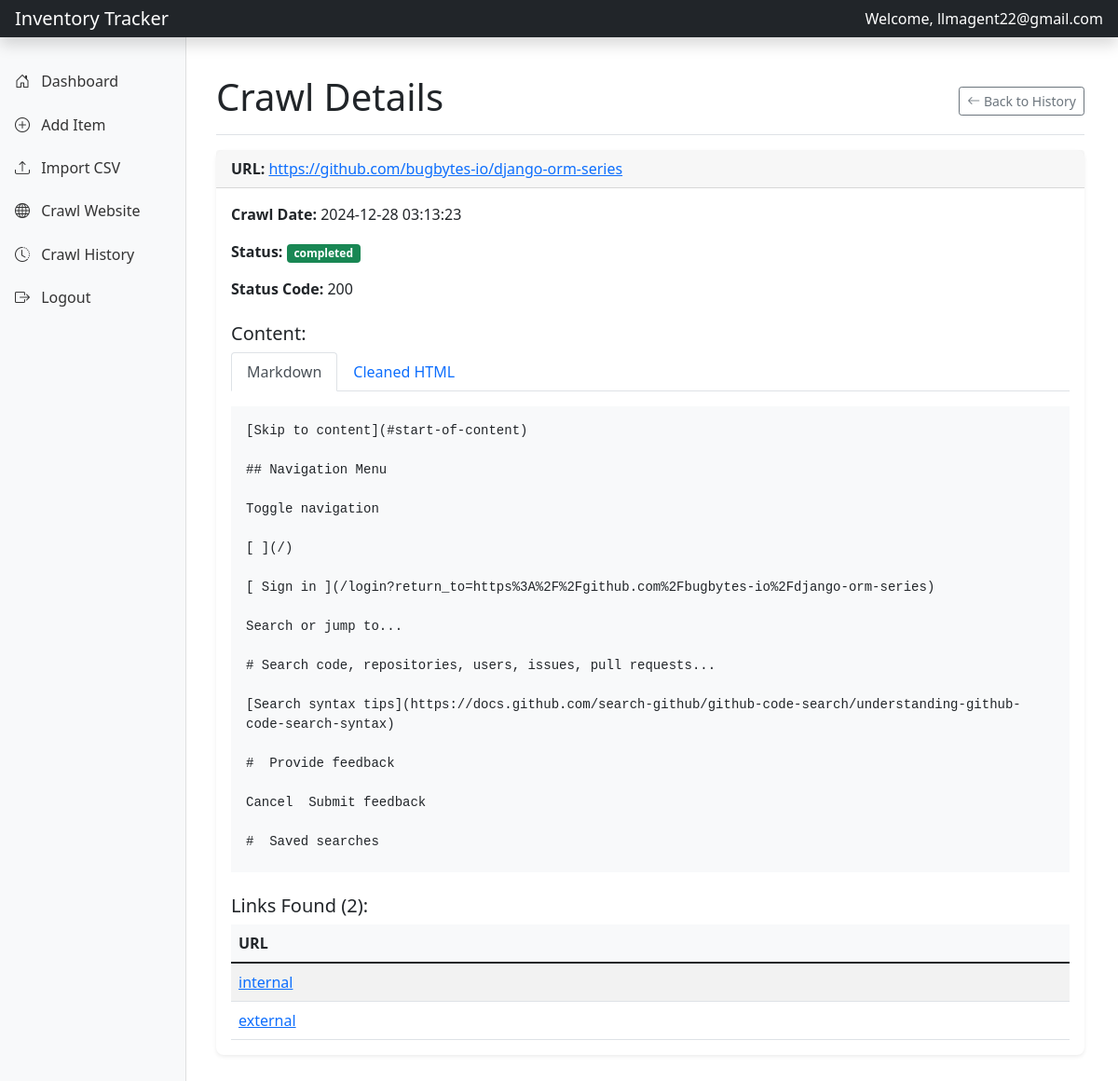
The app's page /crawl-details/1 (signed in) with its own data.
### tables this page shows
CREATE TABLE crawled_data (
            id INTEGER PRIMARY KEY AUTOINCREMENT,
            user_id INTEGER NOT NULL,
            url TEXT NOT NULL,
            crawl_date TIMESTAMP DEFAULT CURRENT_TIMESTAMP,
            crawl_data JSON NOT NULL,
            status TEXT NOT NULL,
            FOREIGN KEY (user_id) REFERENCES users (id)
        );

### app.py (the view)
@app.route('/crawl-details/<int:crawl_id>')
@login_required
def crawl_details(crawl_id):
    conn = get_db_connection()
    crawl = conn.execute('''
        SELECT * FROM crawled_data
        WHERE id = ? AND user_id = ?
    ''', (crawl_id, session['user_id'])).fetchone()
    conn.close()
    if crawl is None:
        flash('Crawl not found')
        return redirect(url_for('crawl_history'))
    return render_template('crawl_details.html', crawl=crawl)

### app.py (called while the page is built)
@app.template_filter('from_json')
def from_json(value):
    return json.loads(value)

def login_required(f):
    @wraps(f)
    def decorated_function(*args, **kwargs):
        if 'user_id' not in session:
            flash('Please log in first.')
            return redirect(url_for('login'))
        return f(*args, **kwargs)
    return decorated_function

def get_db_connection():
    conn = sqlite3.connect('inventory.db')
    conn.row_factory = sqlite3.Row
    return conn

### templates/crawl_details.html (shortened to what this page needs)
{% extends 'base.html' %}
{% block content %}
<div class="container-fluid">
    <div class="row">
        {% include 'sidebar.html' %}
        <main class="col-md-9 ms-sm-auto col-lg-10 px-md-4">
            <div class="d-flex justify-content-between flex-wrap flex-md-nowrap align-items-center pt-3 pb-2 mb-3 border-bottom">
                <h1>Crawl Details</h1>
                <div class="btn-toolbar mb-2 mb-md-0">
                    <a href="{{ url_for('crawl_history') }}" class="btn btn-sm btn-outline-secondary">
                        <i class="bi bi-arrow-left"></i> Back to History
                    </a>
                </div>
            </div>
            <div class="card">
                <div class="card-header">
                    <strong>URL:</strong> <a href="{{ crawl['url'] }}" target="_blank">{{ crawl['url'] }}</a>
                </div>
                <div class="card-body">
                    <p><strong>Crawl Date:</strong> {{ crawl['crawl_date'] }}</p>
                    <p><strong>Status:</strong>
                        <span class="badge bg-{{ 'success' if crawl['status'] == 'completed' else 'danger' }}">
                            {{ crawl['status'] }}
                        </span>
                    </p>
                    {% set crawl_data = crawl['crawl_data']|from_json %}
                    {% if crawl_data.status_code %}
                    <p><strong>Status Code:</strong> {{ crawl_data.status_code }}</p>
                    {% endif %}
                    <h5 class="mt-4">Content:</h5>
                    <ul class="nav nav-tabs" id="contentTabs" role="tablist">
                        {% if crawl_data.markdown %}
                        <li class="nav-item">
                            <a class="nav-link active" id="markdown-tab" data-bs-toggle="tab" href="#markdown" role="tab">
                                Markdown
                            </a>
                        </li>
                        {% endif %}
                        {% if crawl_data.cleaned_html %}
                        <li class="nav-item">
                            <a class="nav-link" id="cleaned-html-tab" data-bs-toggle="tab" href="#cleaned-html" role="tab">
                                Cleaned HTML
                            </a>
                        </li>
                        {% endif %}
                    </ul>
                    <div class="tab-content mt-3" id="contentTabsContent">
                        {% if crawl_data.markdown %}
                        <div class="tab-pane fade show active" id="markdown" role="tabpanel">
                            <pre class="bg-light p-3">{{ crawl_data.markdown }}</pre>
                        </div>
                        {% endif %}
                    </div>
                    <h5 class="mt-4">Links Found ({{ crawl_data.links|length }}):</h5>
                    <div class="table-responsive">
                        <table class="table table-striped">
                            <thead>
                                <tr>
                                    <th>URL</th>
                                </tr>
                            </thead>
                            <tbody>
                                {% for link in crawl_data.links %}
                                <tr>
                                    <td><a href="{{ link }}" target="_blank">{{ link }}</a></td>
                                </tr>
                                {% endfor %}
                            </tbody>
                        </table>
                    </div>
                </div>
            </div>
        </main>
    </div>
</div>
{% endblock %}

### static/css/styles.css (style rules this page uses)
main { padding-top: 1.5rem; }
.table { margin-bottom: 0; }
.table th { border-top: none; background-color: #f8f9fa; }
.card { border-radius: 0.5rem; border: none; box-shadow: 0 0.125rem 0.25rem rgba(0, 0, 0, 0.075); transition: transform 0.2s ease-in-out; }
.bi { line-height: 1; }

### templates/base.html (style rules this page uses)
main { padding-top: 1.5rem; }
@media (min-width: 768px) { main { margin-left: 240px; } }

### templates/crawl_details.html (style rules this page uses)
pre { white-space: pre-wrap; word-wrap: break-word; max-height: 500px; overflow-y: auto; }

### records on screen
crawled_data: url "https://github.com/bugbytes-io/django-orm-series", crawl_date "2024-12-28 03:13:23", status "completed"

### other values on screen
{{ session.get('username') }} "llmagent22@gmail.com"
{{ crawl_data.status_code }} "200"
{{ crawl_data.links|length }} "2"
{{ link }} "internal" "external"
